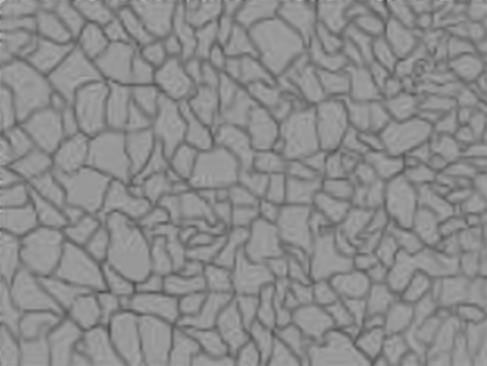
#> input picture pure_H62copper.png, 487 x 366 px
$ python image_preparator.py
#> lines starting #> are read from the running program, lines starting #| are printed output that depends on the picture
import numpy as np
import matplotlib.pyplot as plt
import scipy.signal
import scipy.stats
import skimage.measure
from skimage.io import imread
from MircoCellularAutomaton import *
from scipy.integrate import cumtrapz
from skimage.filters import threshold_otsu, threshold_isodata
import skimage.morphology
from matplotlib.colors import LinearSegmentedColormap, ListedColormap
import os
from skimage import filters


def main():
    filename = "pure_H62copper.png"
    base = os.path.basename(filename)
    file_title = os.path.splitext(base)[0]
    print(filename, file_title)
    image = imread(filename, as_gray=True)
#> image is the input picture: shape (366, 487); min 70, max 201, mean 139.8

    print(threshold_isodata(image))
#| 136
    face = image
    plt.imshow(face)
    plt.show()
    face1d = face.reshape(face.size)

    plt.hist(face1d,bins=256, density=True)
    plt.show()
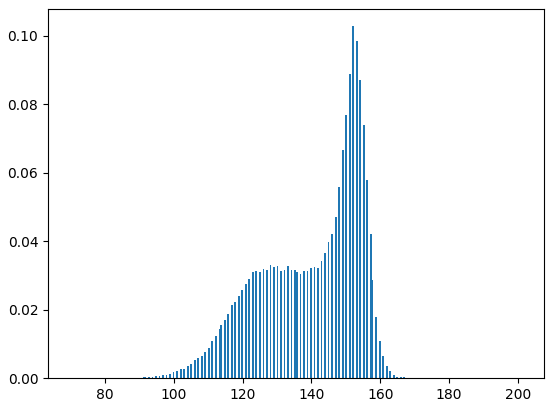
#> figure drawn by matplotlib, 1 panel; tallest bar 0.103 high, from x = 151.9 to 152.4

    hist, bin_edges = np.histogram(face1d, bins=256, density=True)
#> hist = 256 values, max 0.103 at index 160, min 0 at index 1, mean 0.00763; bin_edges = 257 values from 70 to 201
    bin_centers = 0.5 * (bin_edges[:-1] + bin_edges[1:])
#> bin_centers = 256 values from 70.26 to 200.7
    inthist = cumtrapz(hist, bin_centers, initial=0)
#> inthist = 256 values from 0 to 1
    alpha = 0.05
    lc = bin_centers[np.argmin(np.abs(inthist - alpha))]
#> lc = 113.8
    rc = bin_centers[np.argmin(np.abs(inthist - (1.0 - alpha)))]
#> rc = 157.2
    fval = (lc + rc) / 2.0
#> fval = 135.5

    thresh = threshold_otsu(image)
#> thresh = 136
    print(fval, thresh)
#| 135.5 136
    bw = np.zeros_like(image)
    #bw[image > 0.781] = 1.
    bw[image > fval] = 1.

    bw = skimage.morphology.opening(bw,  skimage.morphology.square(3))
    bw = skimage.morphology.opening(bw)
    data = bw
    bwimage = bw
    # plt.imshow(bw, interpolation='none', cmap='gray')
    # plt.tight_layout()
    # plt.show()
    #ax[0, 0].imshow(data, interpolation='none', cmap='gray')

    fig_m = plt.figure(figsize=(5.65, 5.13), dpi=300)
    ax_m = fig_m.add_subplot(1, 1, 1)

    ax_m.imshow(data, interpolation='none', cmap='gray')
    ax_m.set_yticklabels([])
    ax_m.set_xticklabels([])
    fig_m.tight_layout()
    fig_m.savefig(file_title+'_micro.png', dpi=300)
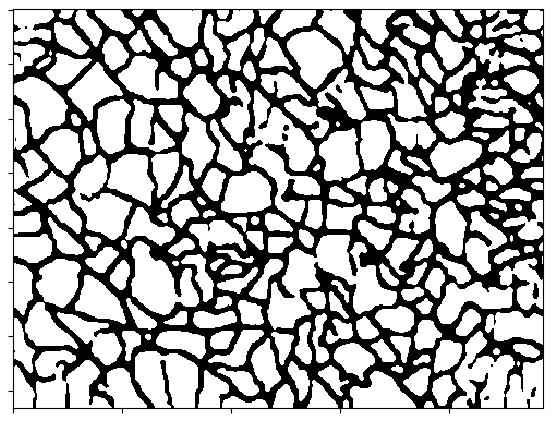
#> figure drawn by matplotlib, 1 panel
    fig_m.show()
    plt.show()

    np.save("./models2/"+file_title, data)


if __name__ == "__main__":
    main()
